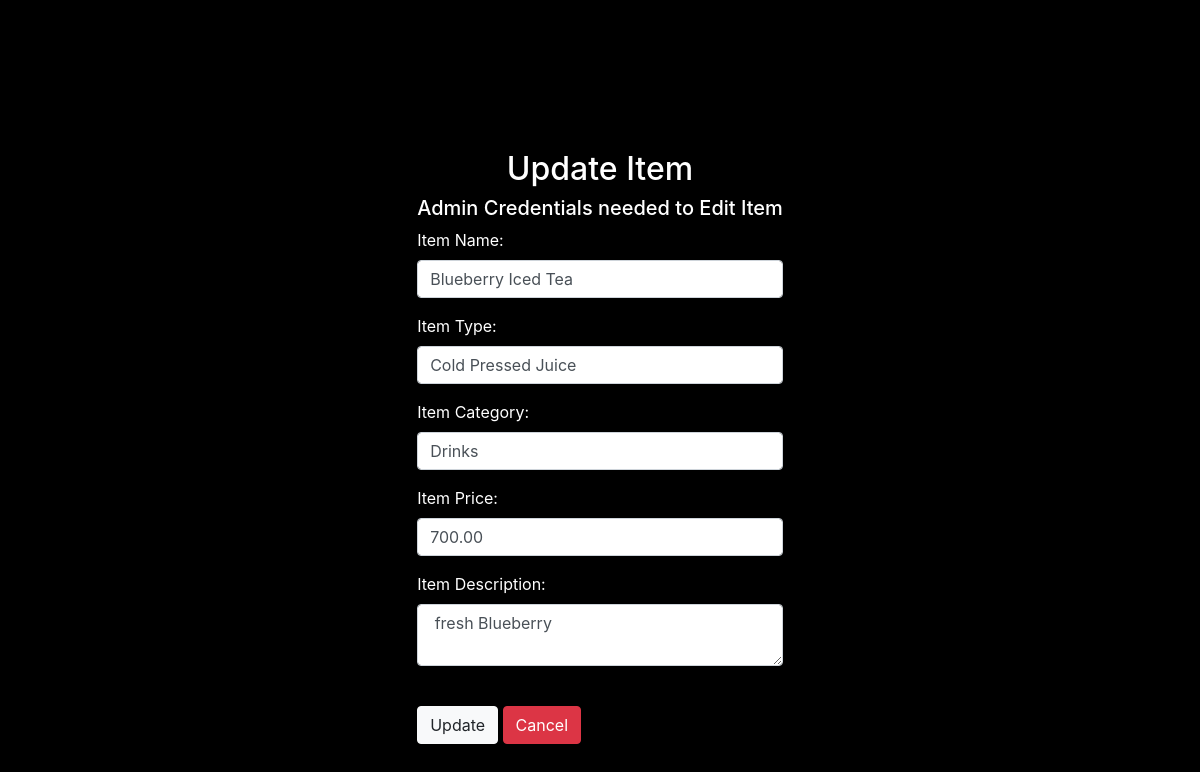
The page /adminSide/menuCrud/updateItem.php?id=D1 on the database its author committed.
### tables this page shows
CREATE TABLE `menu` (
  `item_id` varchar(6) NOT NULL,
  `item_name` varchar(255) DEFAULT NULL,
  `item_type` varchar(255) DEFAULT NULL,
  `item_category` varchar(255) DEFAULT NULL,
  `item_price` decimal(10,2) DEFAULT NULL,
  `item_description` varchar(255) DEFAULT NULL
);

### adminSide/menuCrud/updateItem.php (the view, shortened to what this page needs)
<?php
require_once "../config.php";
$item_id = $item_name = $item_type = $item_category = $item_price = $item_description = "";
if (isset($_GET['id']) && !empty($_GET['id'])) {
    $sql = "SELECT * FROM Menu WHERE item_id = ?";
    if ($stmt = mysqli_prepare($link, $sql)) {
        mysqli_stmt_bind_param($stmt, "s", $param_item_id);
        if (mysqli_stmt_execute($stmt)) {
            $result = mysqli_stmt_get_result($stmt);
            if (mysqli_num_rows($result) == 1) {
                $row = mysqli_fetch_assoc($result);
                $item_name = $row['item_name'];
                $item_type = $row['item_type'];
                $item_category = $row['item_category'];
                $item_price = $row['item_price'];
                $item_description = $row['item_description'];
            } else {
                echo "Item not found.";
                exit();
            }
        } else {
            echo "Error retrieving item details.";
            exit();
        }
    }
}
?>
<!DOCTYPE html>
<html lang="en">
<head>
    <link rel="stylesheet" href="https://stackpath.bootstrapcdn.com/bootstrap/4.5.2/css/bootstrap.min.css">
</head>
<body>
     <div class="login-container">
        <div class="login_wrapper">
    <div class="wrapper">
    <h2 style="text-align: center;">Update Item</h2>
    <h5>Admin Credentials needed to Edit Item</h5>
    <form action="" method="post" >
        <div class="form-group">
            <label for="item_name"  class="form-label" >Item Name:</label>
            <input type="text" name="item_name" id="item_name" class="form-control"  placeholder="Spaghetti" value="<?php echo htmlspecialchars($item_name); ?>" required>
        </div>
        <div class="form-group">
            <label for="item_type"  class="form-label">Item Type:</label>
            <input type="text" name="item_type" id="item_type" class="form-control"placeholder="Beer, Cocktail, etc .." value="<?php echo htmlspecialchars($item_type); ?>" required>
        </div>
        <div class="form-group"  class="form-label">
            <label for="item_category" >Item Category:</label>
            <input type="text" name="item_category" id="item_category" class="form-control" placeholder="Main Dish/ Side Dish/ Drinks" value="<?php echo htmlspecialchars($item_category); ?>" required>
        </div>
        <div class="form-group" class="form-label">
            <label for="item_price">Item Price:</label>
            <input type="number" min=0.01 step="0.01" name="item_price" id="item_price" placeholder="Enter Item Price"class="form-control" value="<?php echo htmlspecialchars($item_price);?>" required>
        </div>
        <div class="form-group" >
            <label for="item_description" class="form-label" >Item Description:</label>
            <textarea name="item_description" id="item_description" placeholder="The dish...." required class="form-control"> <?php echo htmlspecialchars($item_description); ?> </textarea>
        </div>
        <br>
        <button class="btn btn-light" type="submit" name="submit" value="submit">Update</button>
        <a class="btn btn-danger" href="../panel/menu-panel.php" >Cancel</a>
    </form>
    </div>
        </div>
    </div>
</body>
</html>

### adminSide/menuCrud/updateItem.php (style rules this page uses)
body { display: flex; justify-content: center; align-items: center; background-color: black; color: white; }
.login-container { padding: 50px; border-radius: 10px; margin: 100px auto; max-width: 500px; }

### rows shown on the page
menu: item_name "Blueberry Iced Tea", item_type "Cold Pressed Juice", item_category "Drinks", item_price "700.00", item_description "fresh Blueberry"
